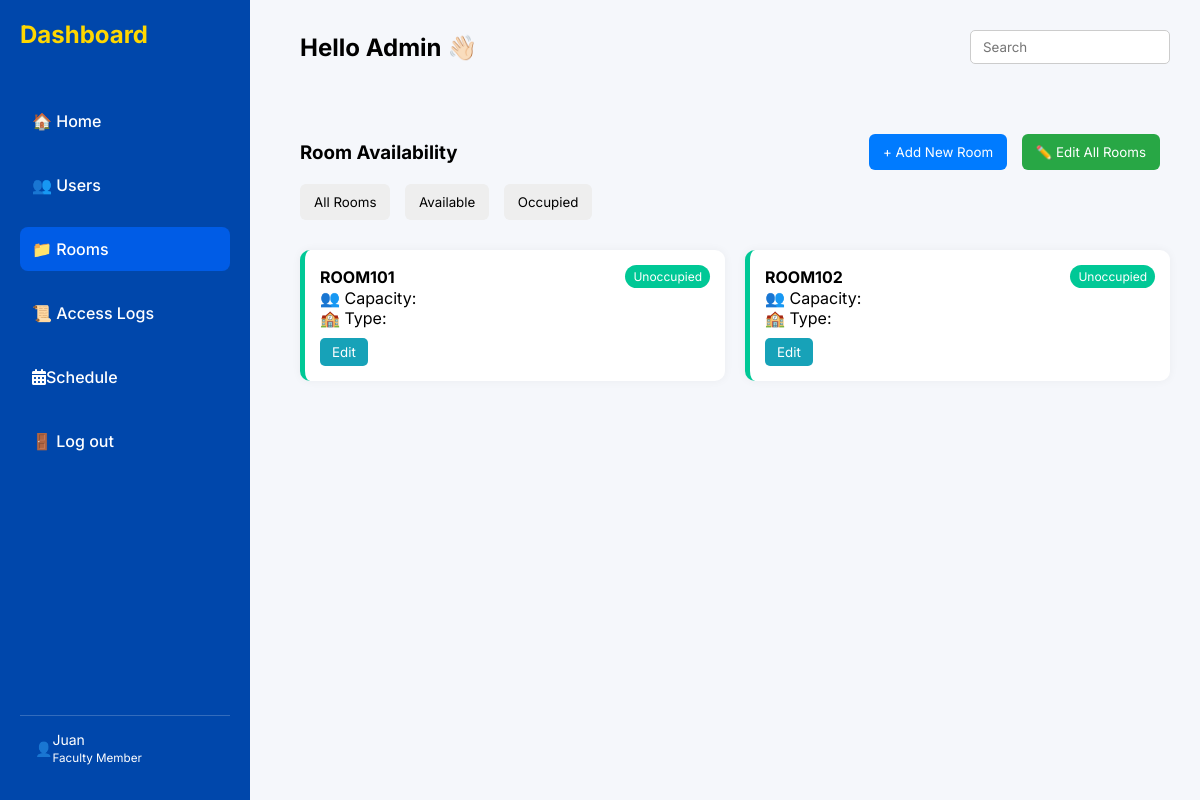
Before: /rooms.php with the older database file.
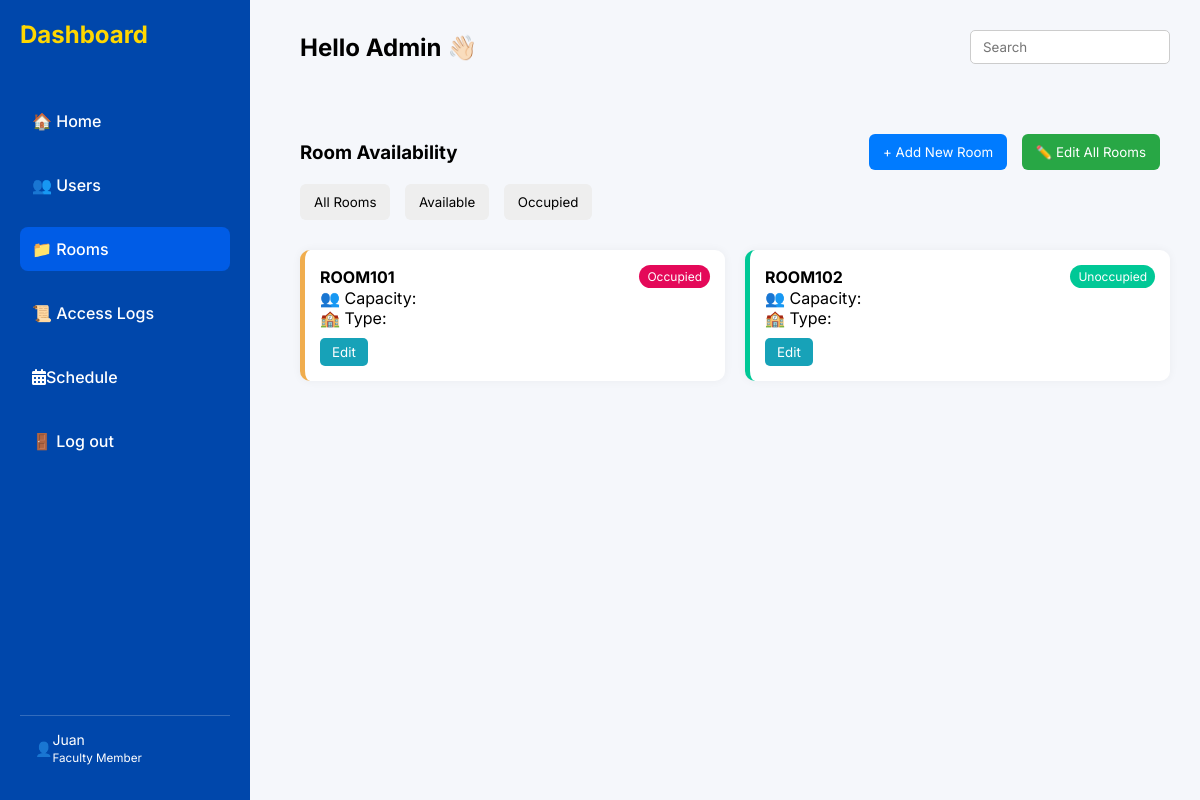
After: the same page with the newer database file.
### tables this page shows
CREATE TABLE `classrooms` (
  `Room_id` int(11) NOT NULL,
  `Room_code` varchar(50) NOT NULL,
  `Status` enum('Occupied','Unoccupied') DEFAULT 'Unoccupied',
  `Classroom_type` varchar(255) DEFAULT NULL,
  `Capacity` int(11) DEFAULT NULL
);

### rooms.php (the view, shortened to what this page needs)
<!DOCTYPE html>
<html lang="en">
<head>
<link
  rel="stylesheet"
  href="https://cdnjs.cloudflare.com/ajax/libs/font-awesome/6.6.0/css/all.min.css"
/>
  <link rel="stylesheet" href="styles/rooms.css">
</head>
<body>
     <div class="sidebar" id="sidebar">
    <h1>Dashboard</h1>
    <a href="index.php" >🏠 Home</a>
    <a href="users.php">👥 Users</a>
    <a href=""class="active">📁 Rooms</a>
    <a href="access_logs.php">📜 Access Logs</a>
    <a href="schedule.php"><i class="fa-solid fa-calendar-days"></i> Schedule</a>
    <a href="logout.php">🚪 Log out</a>
    <div class="user">
      👤 <span>Juan<br><small>Faculty Member</small></span>
    </div>
  </div>
  <div class="room-section">
    <header>
    <h2>Hello Admin 👋🏻</h2>
    <input type="text" placeholder="Search" class="search-bar">
  </header>
   <div class="room-content">
    <section class="filters">
      <h3>Room Availability</h3>
      <div class="filter-buttons">
        <button class="filter">All Rooms</button>
        <button class="filter">Available</button>
        <button class="filter">Occupied</button>
      </div>
      <div class="actions">
        <button class="add-room">+ Add New Room</button>
        <button class="edit-rooms">✏️ Edit All Rooms</button>
      </div>
    </section>
    <?php
     include "conn.php";
     $sql = 'select * from classrooms';
      $rooms = mysqli_query($conn,$sql);
    ?>
    <section class="room-grid">
       <?php while($row = mysqli_fetch_assoc($rooms)): ?>
  <?php
    $status = strtolower($row['Status']);
    $statusClass = ($status == 'occupied') ? 'occupied' : 'available';
  ?>
  <div class="room-card <?php echo $statusClass; ?>">
    <div class="room-header">
      <h4><?php echo $row['Room_code']; ?></h4>
      <span class="status <?php echo $statusClass; ?>"><?php echo $row['Status']; ?></span>
    </div>
    <p>👥 Capacity: <?php echo $row['capacity']; ?></p>
    <p>🏫 Type: <?php echo $row['classroom_type']; ?></p>
    <div class="card-actions">
      <button class="edit">Edit</button>
    </div>
  </div>
<?php endwhile; ?>
      </div>
        </div>
</body>
</html>

Changed rows visible on the page:
changed classrooms "ROOM101": Status "Unoccupied" → "Occupied"
